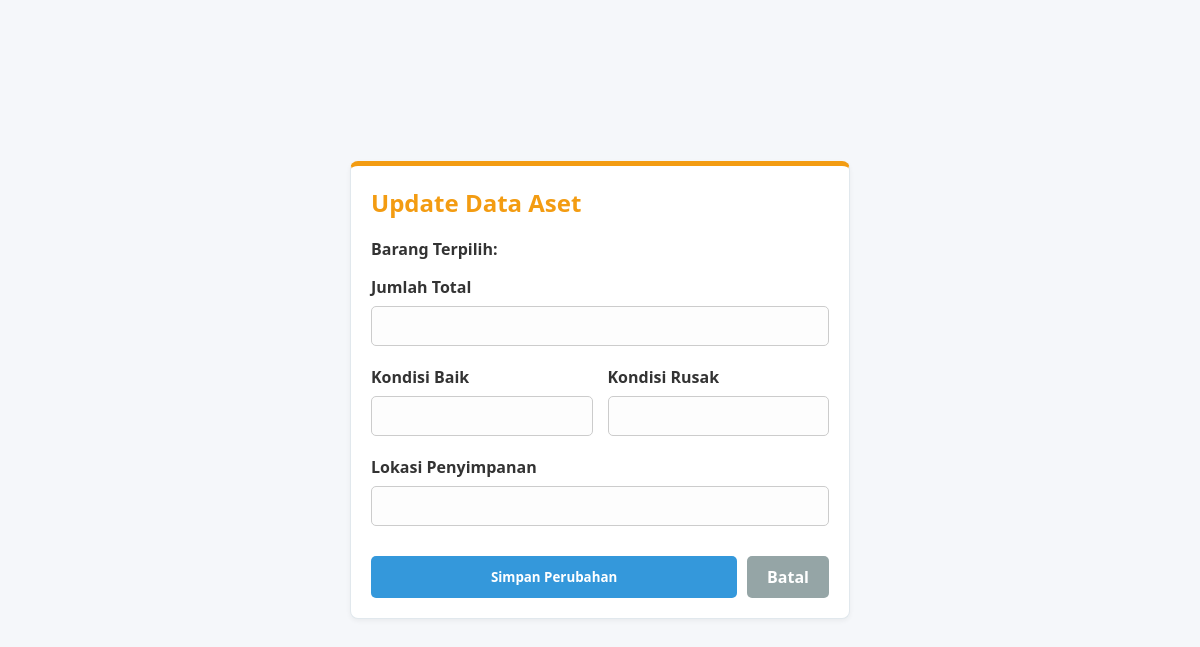
The page /update/1 (signed in) on the database as committed earlier.
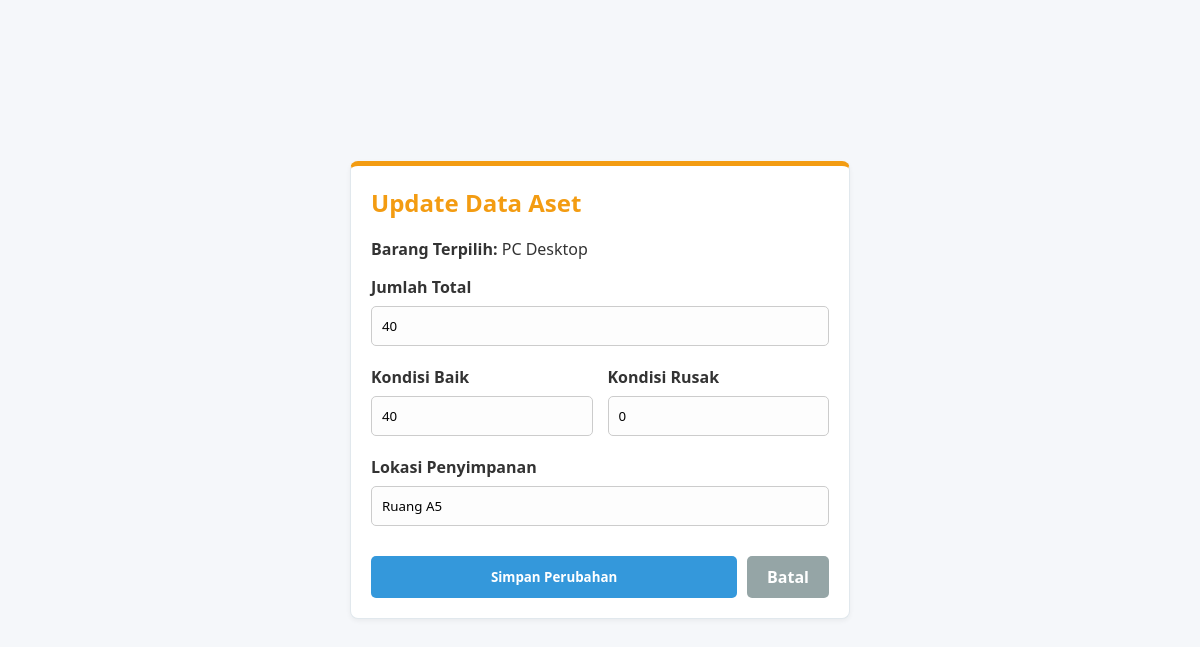
The same page on the database as committed later.
### tables this page shows
CREATE TABLE assets (id INTEGER PRIMARY KEY AUTOINCREMENT, nama_barang TEXT, kategori TEXT, jumlah_total INTEGER, kondisi_baik INTEGER, kondisi_rusak INTEGER, lokasi TEXT);

### lab_asset.py (the view, shortened to what this page needs)
@app.route('/update/<int:id>', methods=['GET', 'POST'])
def update(id):
    if 'username' not in session: return redirect(url_for('login'))
    conn = db.get_db_connection()
    asset = conn.execute('SELECT * FROM assets WHERE id = ?', (id,)).fetchone()
    return render_template('form_asset.html', action="Update", asset=asset)

### database.py (called while the page is built)
def get_db_connection():
    conn = sqlite3.connect('lab_asset.db')
    conn.row_factory = sqlite3.Row
    return conn

### templates/form_asset.html (shortened to what this page needs)
<!DOCTYPE html>
<html>
<head>
    <link rel="stylesheet" href="{{ url_for('static', filename='style.css') }}">
</head>
<body style="background-color: #f5f7fa; justify-content: center; align-items: center; padding: 40px;">
    <div class="card-box" style="width: 500px; border-top: 5px solid #f39c12;">
        <h2 style="color: #f39c12; margin-top: 0;">{{ action }} Data Aset</h2>
        <form method="POST">
            {% if action == 'Tambah' %}
            <label><b>Nama Barang</b></label>
            <input type="text" name="nama_barang" value="{{ asset.nama_barang if asset else '' }}" required>
            <label><b>Kategori</b></label>
            <input type="text" name="kategori" value="{{ asset.kategori if asset else '' }}" required>
            {% else %}
            <p><b>Barang Terpilih:</b> {{ asset.nama_barang }}</p>
            {% endif %}
            <label><b>Jumlah Total</b></label>
            <input type="number" name="jumlah_total" value="{{ asset.jumlah_total if asset else '' }}" min="0" required>
            <div style="display: flex; gap: 15px;">
                <div style="flex: 1;">
                    <label><b>Kondisi Baik</b></label>
                    <input type="number" name="kondisi_baik" value="{{ asset.kondisi_baik if asset else '' }}" min="0" required>
                </div>
                <div style="flex: 1;">
                    <label><b>Kondisi Rusak</b></label>
                    <input type="number" name="kondisi_rusak" value="{{ asset.kondisi_rusak if asset else '' }}" min="0" required>
                </div>
            </div>
            <label><b>Lokasi Penyimpanan</b></label>
            <input type="text" name="lokasi" value="{{ asset.lokasi if asset else '' }}" required>
            <div style="display: flex; gap: 10px; margin-top: 10px;">
                <button type="submit" class="btn btn-primary">Simpan Perubahan</button>
                <a href="/dashboard" class="btn btn-secondary" style="text-align: center; flex: 1;">Batal</a>
            </div>
        </form>
    </div>
</body>
</html>

### static/style.css (style rules this page uses)
* { box-sizing: border-box; font-family: 'Segoe UI', Tahoma, Geneva, Verdana, sans-serif; }
body { margin: 0; background-color: #f5f7fa; color: #333; display: flex; height: 100vh; overflow: hidden; }
.card-box { background: white; padding: 20px; border-radius: 8px; box-shadow: 0 2px 5px rgba(0,0,0,0.05); margin-bottom: 20px; border: 1px solid #e1e8ed; }
input[type="text"], input[type="password"], input[type="number"], select { width: 100%; padding: 10px; margin: 8px 0 20px 0; border: 1px solid #ccc; border-radius: 5px; background-color: #fdfdfd; }
.btn { padding: 10px 20px; border: none; border-radius: 5px; cursor: pointer; font-weight: bold; text-decoration: none; display: inline-block; transition: 0.2s; }
.btn-primary { background-color: #3498db; color: white; width: 100%; }
.btn-secondary { background-color: #95a5a6; color: white; }

Rows that differ between the two databases and show on the page:
added assets: nama_barang "PC Desktop", jumlah_total "40", kondisi_baik "40", kondisi_rusak "0", lokasi "Ruang A5"
